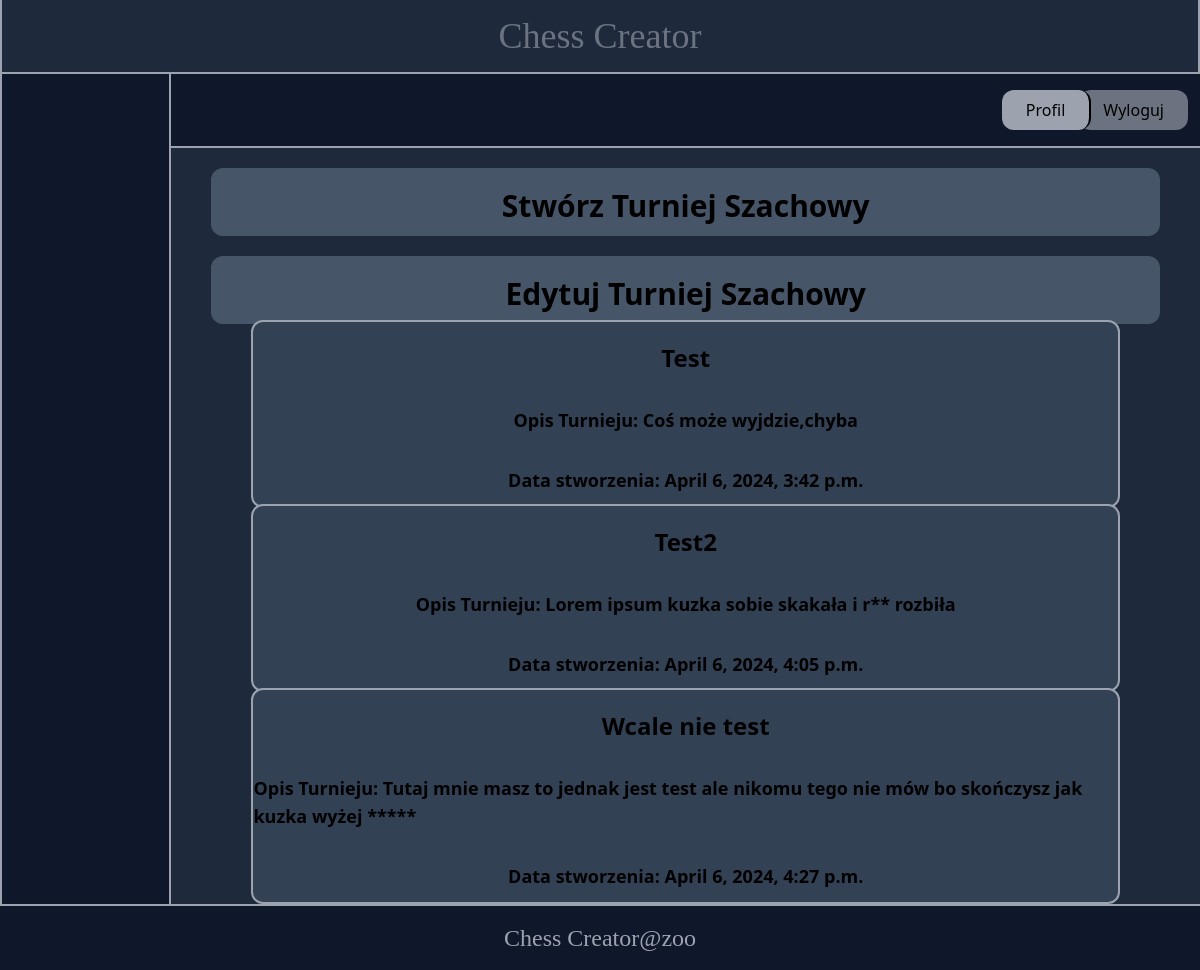
/manage/ (signed in), run on an earlier commit of the app's database.
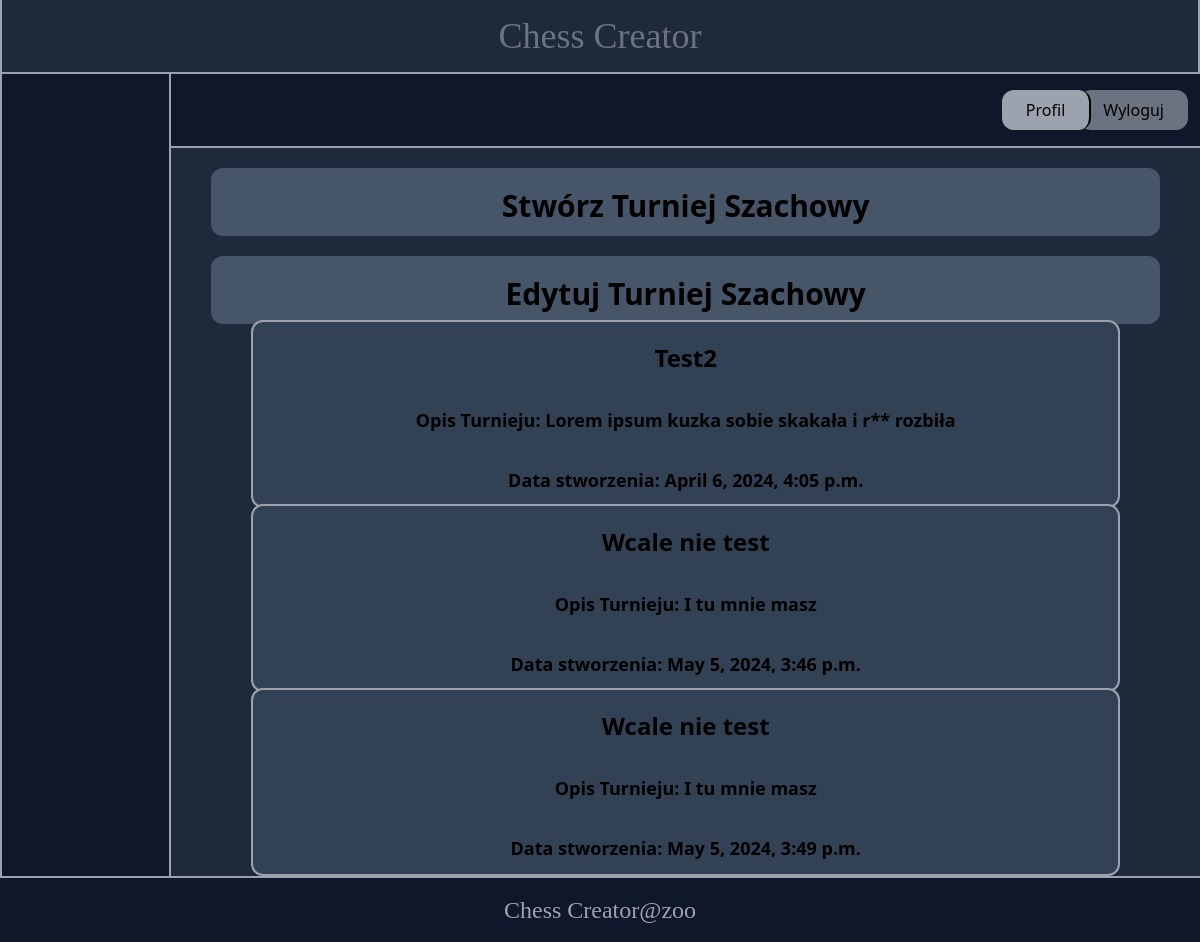
And on a later commit of the database.
### chesstour/models.py (models this page shows, shortened)
class Chess_Tournament(models.Model):
    name = models.CharField(max_length=50)
    created_at = models.DateTimeField(auto_now_add=True)
    description = models.TextField()
    rounds = models.IntegerField(default=0)
    created_by=models.ForeignKey(User, on_delete=models.CASCADE,default=1)
    class Meta:
        ordering = ('name',)

### core/views.py (the view)
# urls.py: path('manage/', views.manage, name='manage'),
def manage(request):
    if request.user.is_authenticated:
        users_tournaments = Chess_Tournament.objects.filter(created_by=request.user)
        return render(request, 'core/manage.html', {'tournaments': users_tournaments})
    else:
        return redirect('core:login')

### core/templates/core/manage.html (shortened to what this page needs)
{% extends 'core/base.html' %}
{% block content %}
    <div>
    <a href="{% url 'chesstour:create_new' %}" class="flex mx-10 my-5  rounded-xl justify-center bg-slate-600 flex-col items-center hover:bg-slate-700">
        <h1 class="text-3xl font-bold my-3 mt-5">Stwórz Turniej Szachowy</h1>
    </a>
    </div>
    {% if tournamnest != 0 %}
        <div>
            <div class="flex mx-10 mt-5  rounded-xl justify-center bg-slate-600 flex-col items-center">
                <h1 class="text-3xl font-bold my-3 mt-5">Edytuj Turniej Szachowy</h1>
            </div>
            <div class="flex flex-col justify-center">
                {% for tournament in tournaments %}
                    <a href="{% url 'chesstour:edit' tournament.id %}" class="flex mx-20 -mt-1  rounded-xl justify-center bg-slate-700 flex-col items-center border-2 border-gray-400 hover:bg-gray-800">
                        <h1 class="text-2xl font-bold my-3 mt-5">{{ tournament.name|capfirst }}</h1>
                        <h1 class="text-lg font-bold my-3 mt-5 ">Opis Turnieju: {{ tournament.description|capfirst }}</h1>
                        <h1 class="text-lg font-bold my-3 mt-5">Data stworzenia: {{ tournament.created_at}}</h1>
                    </a>
                {% endfor %}
            </div>
        </div>
    {% endif %}
{% endblock %}

What changed in the data, as far as the page shows it:
removed Chess_Tournament: name "Test", description "Coś może wyjdzie,chyba", created_at "April 6, 2024, 3:42 p.m."
removed Chess_Tournament: name "Wcale nie test", description "Tutaj mnie masz to jednak jest test ale nikomu tego nie mów bo skończysz jak kuzka wyżej *****", created_at "April 6, 2024, 4:27 p.m."
added Chess_Tournament: name "Wcale nie test", description "I tu mnie masz", created_at "May 5, 2024, 3:46 p.m."
added Chess_Tournament: name "Wcale nie test", description "I tu mnie masz", created_at "May 5, 2024, 3:49 p.m."
